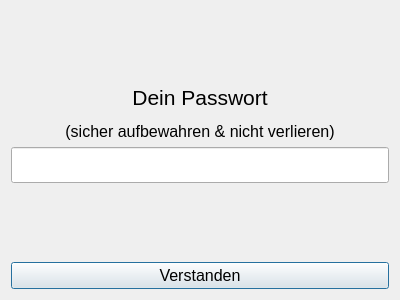
<?xml version="1.0" encoding="UTF-8"?>
<ui version="4.0">
 <class>Dialog</class>
 <widget class="QDialog" name="Dialog">
  <property name="geometry">
   <rect>
    <x>0</x>
    <y>0</y>
    <width>400</width>
    <height>300</height>
   </rect>
  </property>
  <property name="windowTitle">
   <string>Dialog</string>
  </property>
  <layout class="QGridLayout" name="gridLayout">
   <item row="0" column="0">
    <spacer name="verticalSpacer_2">
     <property name="orientation">
      <enum>Qt::Orientation::Vertical</enum>
     </property>
     <property name="sizeHint" stdset="0">
      <size>
       <width>20</width>
       <height>40</height>
      </size>
     </property>
    </spacer>
   </item>
   <item row="3" column="0">
    <spacer name="verticalSpacer">
     <property name="orientation">
      <enum>Qt::Orientation::Vertical</enum>
     </property>
     <property name="sizeHint" stdset="0">
      <size>
       <width>20</width>
       <height>40</height>
      </size>
     </property>
    </spacer>
   </item>
   <item row="1" column="0">
    <widget class="QLabel" name="label">
     <property name="sizePolicy">
      <sizepolicy hsizetype="Preferred" vsizetype="Preferred">
       <horstretch>0</horstretch>
       <verstretch>0</verstretch>
      </sizepolicy>
     </property>
     <property name="font">
      <font>
       <pointsize>16</pointsize>
      </font>
     </property>
     <property name="text">
      <string>&lt;html&gt;&lt;head/&gt;&lt;body&gt;&lt;p align=&quot;center&quot;&gt;&lt;span style=&quot; font-size:16pt;&quot;&gt;Dein Passwort&lt;/span&gt;&lt;/p&gt;&lt;p align=&quot;center&quot;&gt;&lt;span style=&quot; font-size:12pt;&quot;&gt;(sicher aufbewahren &amp;amp; nicht verlieren)&lt;/span&gt;&lt;/p&gt;&lt;/body&gt;&lt;/html&gt;</string>
     </property>
     <property name="alignment">
      <set>Qt::AlignmentFlag::AlignCenter</set>
     </property>
    </widget>
   </item>
   <item row="4" column="0">
    <widget class="QPushButton" name="confirm_btn">
     <property name="font">
      <font>
       <pointsize>12</pointsize>
      </font>
     </property>
     <property name="text">
      <string>Verstanden</string>
     </property>
    </widget>
   </item>
   <item row="2" column="0">
    <widget class="QLineEdit" name="psw_view">
     <property name="sizePolicy">
      <sizepolicy hsizetype="Expanding" vsizetype="Fixed">
       <horstretch>0</horstretch>
       <verstretch>1</verstretch>
      </sizepolicy>
     </property>
     <property name="font">
      <font>
       <pointsize>18</pointsize>
       <bold>true</bold>
      </font>
     </property>
     <property name="alignment">
      <set>Qt::AlignmentFlag::AlignCenter</set>
     </property>
     <property name="readOnly">
      <bool>true</bool>
     </property>
    </widget>
   </item>
  </layout>
 </widget>
 <resources/>
 <connections/>
</ui>
